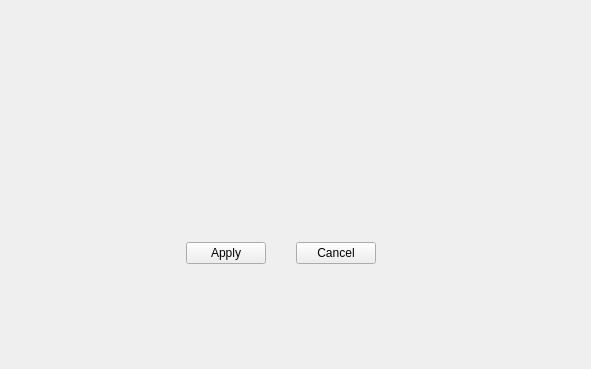
<?xml version="1.0" encoding="UTF-8"?>
<ui version="4.0">
 <class>VSCHddEdit</class>
 <widget class="QWidget" name="VSCHddEdit">
  <property name="geometry">
   <rect>
    <x>0</x>
    <y>0</y>
    <width>591</width>
    <height>369</height>
   </rect>
  </property>
  <property name="windowTitle">
   <string>Master Hard Disk Selecting</string>
  </property>
  <property name="windowIcon">
   <iconset resource="../main/vscmainwindows.qrc">
    <normaloff>:/logo/resources/vscsmall.jpg</normaloff>:/logo/resources/vscsmall.jpg</iconset>
  </property>
  <layout class="QVBoxLayout" name="verticalLayout_2">
   <property name="spacing">
    <number>20</number>
   </property>
   <property name="leftMargin">
    <number>20</number>
   </property>
   <property name="topMargin">
    <number>35</number>
   </property>
   <property name="rightMargin">
    <number>50</number>
   </property>
   <property name="bottomMargin">
    <number>100</number>
   </property>
   <item>
    <layout class="QVBoxLayout" name="verticalLayout"/>
   </item>
   <item>
    <spacer name="verticalSpacer">
     <property name="orientation">
      <enum>Qt::Vertical</enum>
     </property>
     <property name="sizeHint" stdset="0">
      <size>
       <width>20</width>
       <height>40</height>
      </size>
     </property>
    </spacer>
   </item>
   <item>
    <layout class="QHBoxLayout">
     <property name="spacing">
      <number>30</number>
     </property>
     <property name="leftMargin">
      <number>0</number>
     </property>
     <property name="topMargin">
      <number>0</number>
     </property>
     <property name="rightMargin">
      <number>0</number>
     </property>
     <property name="bottomMargin">
      <number>0</number>
     </property>
     <item>
      <spacer>
       <property name="orientation">
        <enum>Qt::Horizontal</enum>
       </property>
       <property name="sizeHint" stdset="0">
        <size>
         <width>131</width>
         <height>31</height>
        </size>
       </property>
      </spacer>
     </item>
     <item>
      <widget class="QPushButton" name="applyButton">
       <property name="text">
        <string>Apply</string>
       </property>
      </widget>
     </item>
     <item>
      <widget class="QPushButton" name="cancelButton">
       <property name="text">
        <string>Cancel</string>
       </property>
      </widget>
     </item>
     <item>
      <spacer name="horizontalSpacer">
       <property name="orientation">
        <enum>Qt::Horizontal</enum>
       </property>
       <property name="sizeHint" stdset="0">
        <size>
         <width>40</width>
         <height>20</height>
        </size>
       </property>
      </spacer>
     </item>
    </layout>
   </item>
  </layout>
 </widget>
 <resources>
  <include location="../main/vscmainwindows.qrc"/>
 </resources>
 <connections>
  <connection>
   <sender>applyButton</sender>
   <signal>clicked()</signal>
   <receiver>VSCHddEdit</receiver>
   <slot>accept()</slot>
   <hints>
    <hint type="sourcelabel">
     <x>278</x>
     <y>253</y>
    </hint>
    <hint type="destinationlabel">
     <x>96</x>
     <y>254</y>
    </hint>
   </hints>
  </connection>
  <connection>
   <sender>cancelButton</sender>
   <signal>clicked()</signal>
   <receiver>VSCHddEdit</receiver>
   <slot>reject()</slot>
   <hints>
    <hint type="sourcelabel">
     <x>369</x>
     <y>253</y>
    </hint>
    <hint type="destinationlabel">
     <x>179</x>
     <y>282</y>
    </hint>
   </hints>
  </connection>
 </connections>
</ui>
